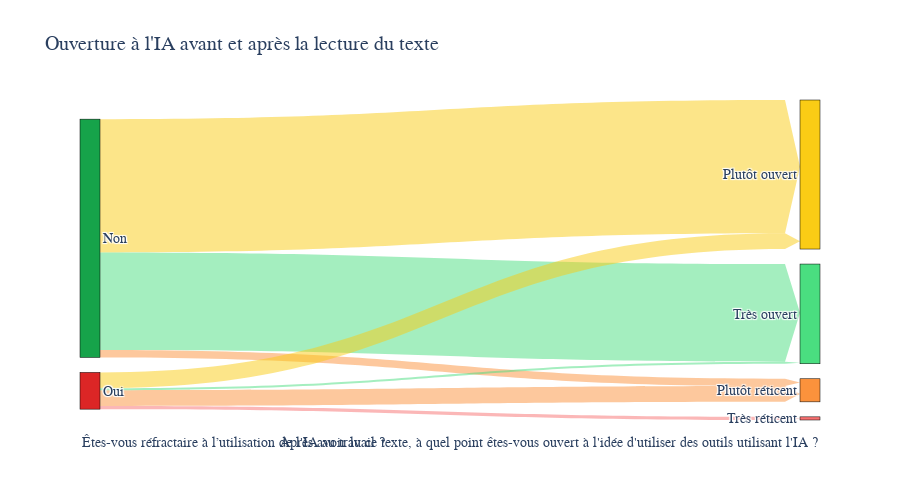

This figure's notebook cell:
### Markdown cell above
### 🛣️ 2.2.ter Ouverture à l\'IA avant et après la lecture du texte

### Code cell
TINT = 2
TINT_DELTA = 2

df_before_after = df_survey[['Resistance', 'Openness']].copy()

# Count the occurrences of each flow
flow_counts = df_before_after.groupby(['Resistance', 'Openness'], observed=True).size().reset_index(name='count')

# Define the nodes and links for the Sankey diagram
labels = list(pd.concat([df_before_after['Resistance'], df_before_after['Openness']]).unique())

source = flow_counts['Resistance'].apply(lambda x: labels.index(x)).tolist()
target = flow_counts['Openness'].apply(lambda x: labels.index(x)).tolist()
value = flow_counts['count'].tolist()

# Define colors for each label based on specific criteria
colors = [
    C_GREEN[TINT] if label == 'Très ouvert' else
    C_YELLOW[TINT] if label == 'Plutôt ouvert' else
    C_ORANGE[TINT] if label == 'Plutôt réticent' else
    C_RED[TINT] if label == 'Très réticent' else
    C_RED[TINT+TINT_DELTA] if 'Oui' in label else
    C_GREEN[TINT+TINT_DELTA] for label in labels
]

# Create a dictionary to map labels to colors with added transparency
label_to_color_rgba = {
    label: f"rgba({int(color[1:3], 16)}, {int(color[3:5], 16)}, {int(color[5:7], 16)}, 0.5)"
    for label, color in zip(labels, colors)
}

# Generate a color scale for the links based on the target node's color with transparency
link_colors_rgba = [label_to_color_rgba[labels[t]] for t in target]

# Create the Sankey diagram
fig = go.Figure(data=[go.Sankey(
    node=dict(
        pad=15,
        thickness=20,
        line=dict(color="black", width=0.5),
        label=labels,
        color=colors
    ),
    link=dict(
        source=source,
        target=target,
        value=value,
        color=link_colors_rgba,
        arrowlen=15
    )
)], layout=go.Layout(
    height=500,
    font=dict(size=F_H3),
    title='Ouverture à l\'IA avant et après la lecture du texte',
    title_font_size=F_H1
))

# Add annotations for the question names
fig.update_layout(
    annotations=[
        dict(
            x=0,
            y=-0.1,
            xref='paper',
            yref='paper',
            text="Êtes-vous réfractaire à l’utilisation de l'IA au travail ?",
            showarrow=False,
            font=dict(size=F_H3)
        ),
        dict(
            x=1,
            y=-0.1,
            xref='paper',
            yref='paper',
            text="Après avoir lu ce texte, à quel point êtes-vous ouvert à l'idée d'utiliser des outils utilisant l'IA ?",
            showarrow=False,
            font=dict(size=F_H3)
        )
    ]
)


fig.show()

### Figure 1 — Plotly figure (JSON) as saved in the notebook; plotly's stock layout.template omitted (floating-point values rounded to 4 significant figures)
{"data": [{"link": {"arrowlen": 15, "color": ["rgba(251, 146, 60, 0.5)", "rgba(250, 204, 21, 0.5)", "rgba(74, 222, 128, 0.5)", "rgba(248, 113, 113, 0.5)", "rgba(251, 146, 60, 0.5)", "rgba(250, 204, 21, 0.5)", "rgba(74, 222, 128, 0.5)"], "source": [0, 0, 0, 1, 1, 1, 1], "target": [4, 3, 2, 5, 4, 3, 2], "value": [7, 127, 93, 3, 15, 15, 2]}, "node": {"color": ["#16a34a", "#dc2626", "#4ade80", "#facc15", "#fb923c", "#f87171"], "label": ["Non", "Oui", "Très ouvert", "Plutôt ouvert", "Plutôt réticent", "Très réticent"], "line": {"color": "black", "width": 0.5}, "pad": 15, "thickness": 20}, "type": "sankey"}], "layout": {"annotations": [{"font": {"size": 14}, "showarrow": false, "text": "Êtes-vous réfractaire à l’utilisation de l'IA au travail ?", "x": 0, "xref": "paper", "y": -0.1, "yref": "paper"}, {"font": {"size": 14}, "showarrow": false, "text": "Après avoir lu ce texte, à quel point êtes-vous ouvert à l'idée d'utiliser des outils utilisant l'IA ?", "x": 1, "xref": "paper", "y": -0.1, "yref": "paper"}], "font": {"size": 14}, "height": 500, "title": {"font": {"size": 20}, "text": "Ouverture à l'IA avant et après la lecture du texte"}}}
